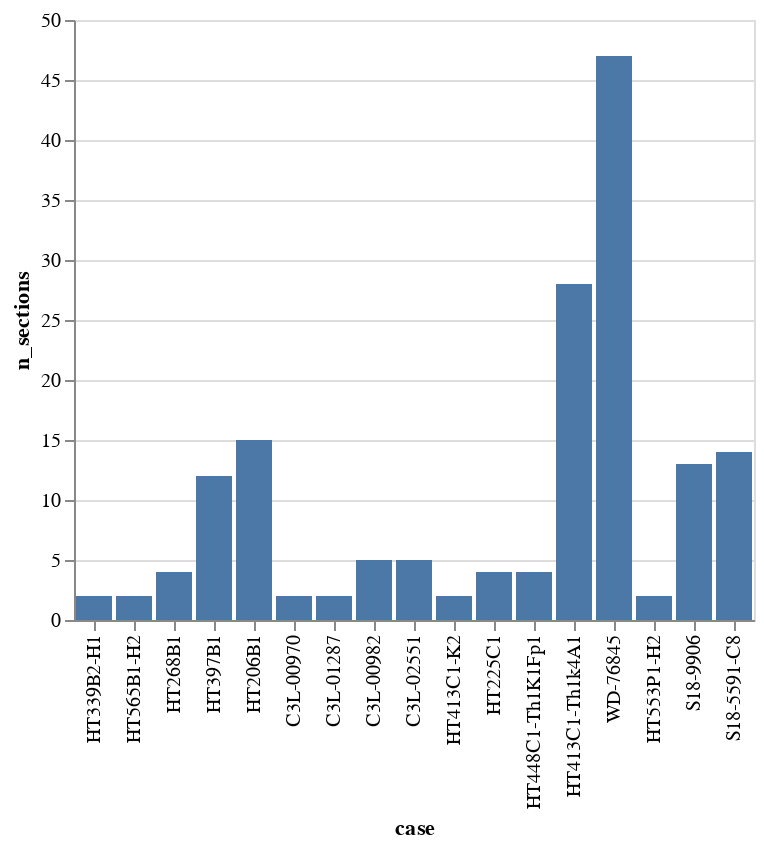

Here is the notebook cell this chart was saved with:
### Code cell
alt.Chart(case_meta).mark_bar().encode(
    x=alt.X('case', sort=case_order),
    y=alt.Y('n_sections'),
#     color=alt.Color('cohort')
)

### Figure 1 — Vega-Lite specification as saved in the notebook (floating-point values rounded to 4 significant figures)
{"config": {"view": {"continuousWidth": 300, "continuousHeight": 300}}, "data": {"name": "data-a19c8377a58941d73033a839ae8005ae"}, "mark": {"type": "bar"}, "encoding": {"x": {"field": "case", "sort": ["HT339B2-H1", "HT565B1-H2", "HT268B1", "HT397B1", "HT206B1", "C3L-00970", "C3L-01287", "C3L-00982", "C3L-02551", "HT413C1-K2", "HT225C1", "HT448C1-Th1K1Fp1", "HT413C1-Th1k4A1", "WD-76845", "HT553P1-H2", "S18-9906", "S18-5591-C8"], "type": "nominal"}, "y": {"field": "n_sections", "type": "quantitative"}}, "$schema": "https://vega.github.io/schema/vega-lite/v5.16.3.json", "datasets": {"data-a19c8377a58941d73033a839ae8005ae": [{"case": "C3L-00970", "tissue_type": "CCRCC", "cohort": "inhouse", "n_sections": 2}, {"case": "C3L-00982", "tissue_type": "CCRCC", "cohort": "inhouse", "n_sections": 5}, {"case": "C3L-01287", "tissue_type": "CCRCC", "cohort": "inhouse", "n_sections": 2}, {"case": "C3L-02551", "tissue_type": "CCRCC", "cohort": "inhouse", "n_sections": 5}, {"case": "HT206B1", "tissue_type": "BRCA", "cohort": "inhouse", "n_sections": 15}, {"case": "HT225C1", "tissue_type": "CRC", "cohort": "inhouse", "n_sections": 4}, {"case": "HT268B1", "tissue_type": "BRCA", "cohort": "inhouse", "n_sections": 4}, {"case": "HT339B2-H1", "tissue_type": "BRCA", "cohort": "inhouse", "n_sections": 2}, {"case": "HT397B1", "tissue_type": "BRCA", "cohort": "inhouse", "n_sections": 12}, {"case": "HT413C1-K2", "tissue_type": "CRC", "cohort": "inhouse", "n_sections": 2}, {"case": "HT413C1-Th1k4A1", "tissue_type": "CRC", "cohort": "inhouse", "n_sections": 28}, {"case": "HT448C1-Th1K1Fp1", "tissue_type": "CRC", "cohort": "inhouse", "n_sections": 4}, {"case": "HT553P1-H2", "tissue_type": "PDAC", "cohort": "inhouse", "n_sections": 2}, {"case": "HT565B1-H2", "tissue_type": "BRCA", "cohort": "inhouse", "n_sections": 2}, {"case": "S18-5591-C8", "tissue_type": "PKD", "cohort": "inhouse", "n_sections": 14}, {"case": "S18-9906", "tissue_type": "PKD", "cohort": "inhouse", "n_sections": 13}, {"case": "WD-76845", "tissue_type": "CRC", "cohort": "lin_et_al", "n_sections": 47}]}}
